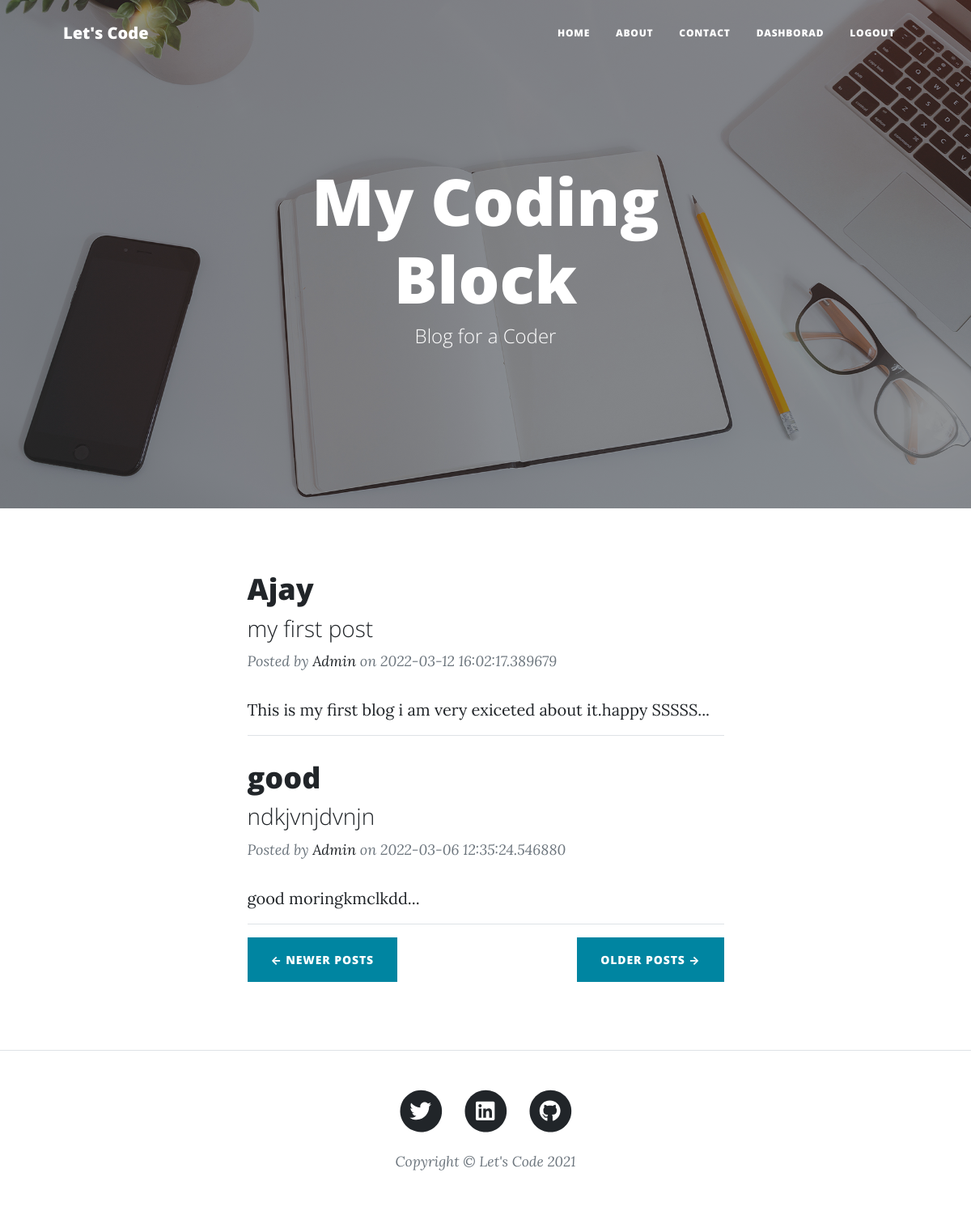
The page / on the database its author committed.
### main.py (models this page shows)
class Posts(db.Model):
    sno       = db.Column(db.Integer, primary_key=True)
    title      = db.Column(db.String(200),  nullable=False)
    tagline = db.Column(db.String(200),  nullable=False)
    slug     = db.Column(db.String(25),  nullable=False)
    content = db.Column(db.String(500),  nullable=False)
    date      = db.Column(db.String(12),  nullable=True)
    img_file = db.Column(db.String(12),  nullable=True)

### main.py (the view)
@app.route("/")
def home():
    posts = Posts.query.filter_by().all()
    last = math.ceil(len(posts)/int(para['no_of_posts']))
    page = request.args.get('page')
    if (not str(page).isnumeric()):
        page = 1
    page = int(page)
    posts = posts[((page-1)*int(para['no_of_posts'])):((page-1)*int(para['no_of_posts']))+ (int(para['no_of_posts']))]
    if page==1:
        prev = "#"
        next = "/?page="+ str(page+1)
    elif page==last:
        prev = "/?page="+ str(page-1)
        next = "#"
    else:
        prev = "/?page="+ str(page-1)
        next = "/?page="+ str(page+1)
    return render_template("index.html", para = para , posts = posts, prev = prev, next = next)

### templates/index.html (shortened to what this page needs)
{% extends 'base.html' %}
{% block body %}
        <header class="masthead " style="background-image: url('{{ url_for('static', filename='assets/img/home-bg.jpg') }}')">
            <div class="container position-relative px-4 px-lg-5">
                <div class="row gx-4 gx-lg-5 justify-content-center">
                    <div class="col-md-10 col-lg-8 col-xl-7">
                        <div class="site-heading">
                            <h1>{{para['blog_name']}}</h1>
                            <span class="subheading">Blog for a Coder</span>
                        </div>
                    </div>
                </div>
            </div>
        </header>
        <div class="container px-4 px-lg-5">
            <div class="row gx-4 gx-lg-5 justify-content-center">
                <div class="col-md-10 col-lg-8 col-xl-7">
                {% for post in posts %}
                    <div class="post-preview">
                        <a href="/post/{{post.slug}}">
                            <h2 class="post-title">
                                {{post.title}}
                            </h2>
                            <h3 class="post-subtitle">
                                {{post.tagline}}
                            </h3>
                        </a>
                        <p class="post-meta">
                            Posted by
                            <a href="#!">Admin</a>
                            on {{post.date}}
                        </p>
                    </div>
                    {{post.content[0:100]}}...
                    <hr>
                   {% endfor  %}
                    <div class="d-flex justify-content-end mb-4 " style="float : left"><a class="btn btn-primary text-uppercase " href="{{prev}}">&larr; Newer Posts </a></div>
                    <div class="d-flex justify-content-end mb-4 float-right"><a class="btn btn-primary text-uppercase" href="{{next}}">Older Posts →</a></div>
                </div>
            </div>
        </div>
{% endblock body %}

### templates/base.html (shortened to what this page needs)
<!DOCTYPE html>
<html lang="en">
    <head>
        <link href="{{ url_for('static', filename='css/styles.css') }}" rel="stylesheet" />
    </head>
    <body>
         <nav class="navbar navbar-expand-lg " id="mainNav"><br>
            <div class="container px-4 px-lg-5">
                <a class="navbar-brand" href="/"> {{para['blog_title']}}</a>
                <div class="collapse navbar-collapse" id="navbarResponsive">
                    <ul class="navbar-nav ms-auto py-4 py-lg-0">
                        <li class="nav-item"><a class="nav-link px-lg-3 py-3 py-lg-4" href="/">Home</a></li>
                        <li class="nav-item"><a class="nav-link px-lg-3 py-3 py-lg-4" href="about">About</a></li>
                        <li class="nav-item"><a class="nav-link px-lg-3 py-3 py-lg-4" href="contact">Contact</a></li>
                        <li class="nav-item"><a class="nav-link px-lg-3 py-3 py-lg-4" href="dashbord">DashBorad</a></li>
                        <li class="nav-item"><a class="nav-link px-lg-3 py-3 py-lg-4" href="/logout">Logout</a></li>
                    </ul>
                </div>
            </div>
        </nav>
    {% block body %}
    {% endblock body %}
    <br><br>
    <footer class="border-top">
        <div class="container px-4 px-lg-5">
            <div class="row gx-4 gx-lg-5 justify-content-center">
                <div class="col-md-10 col-lg-8 col-xl-7">
                    <ul class="list-inline text-center">
                        <li class="list-inline-item">
                            <a href="{{para['tut_link']}}", target= _blank>
                                <span class="fa-stack fa-lg">
                                    <i class="fas fa-circle fa-stack-2x"></i>
                                    <i class="fab fa-twitter fa-stack-1x fa-inverse"></i>
                                </span>
                            </a>
                        </li>
                        <li class="list-inline-item">
                            <a href="{{para['linkdin_link']}}", target= _blank>
                                <span class='fa-stack fa-lg'>
                                    <i class='fas fa-circle fa-stack-2x'></i>
                                    <i class='fab fa-linkedin fa-stack-1x fa-inverse'></i>
                                </span>
                            </a>
                        </li>
                        <li class="list-inline-item">
                            <a href="{{para['git_link']}}", target= _blank>
                                <span class="fa-stack fa-lg">
                                    <i class="fas fa-circle fa-stack-2x"></i>
                                    <i class="fab fa-github fa-stack-1x fa-inverse"></i>
                                </span>
                            </a>
                        </li>
                    </ul>
                    <div class="small text-center text-muted fst-italic">Copyright &copy; {{para["blog_title"]}} 2021</div>
                </div>
            </div>
        </div>
    </footer>
    </body>
</html>

### rows shown on the page
Posts: title "Ajay", tagline "my first post", date "2022-03-12 16:02:17.389679", content "This is my first blog i am very exiceted about it.happy SSSSS"
Posts: title "good", tagline "ndkjvnjdvnjn", date "2022-03-06 12:35:24.546880", content "good moringkmclkdd"

### other values the page prints
{{ para['blog_title'] }} "Let's Code"
{{ para['blog_name'] }} "My Coding Block"
{{ para["blog_title"] }} "Let's Code"
